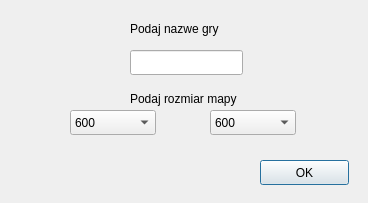
<?xml version="1.0" encoding="UTF-8"?>
<ui version="4.0">
 <class>nowa_gra</class>
 <widget class="QDialog" name="nowa_gra">
  <property name="geometry">
   <rect>
    <x>0</x>
    <y>0</y>
    <width>368</width>
    <height>203</height>
   </rect>
  </property>
  <property name="windowTitle">
   <string>Nowa gra</string>
  </property>
  <widget class="QLineEdit" name="lineEdit">
   <property name="geometry">
    <rect>
     <x>130</x>
     <y>50</y>
     <width>113</width>
     <height>25</height>
    </rect>
   </property>
  </widget>
  <widget class="QLabel" name="label">
   <property name="geometry">
    <rect>
     <x>130</x>
     <y>20</y>
     <width>131</width>
     <height>17</height>
    </rect>
   </property>
   <property name="text">
    <string>Podaj nazwe gry</string>
   </property>
  </widget>
  <widget class="QComboBox" name="comboBox">
   <property name="geometry">
    <rect>
     <x>70</x>
     <y>110</y>
     <width>86</width>
     <height>25</height>
    </rect>
   </property>
   <item>
    <property name="text">
     <string>600</string>
    </property>
   </item>
   <item>
    <property name="text">
     <string>399</string>
    </property>
   </item>
   <item>
    <property name="text">
     <string>900</string>
    </property>
   </item>
  </widget>
  <widget class="QLabel" name="label_2">
   <property name="geometry">
    <rect>
     <x>130</x>
     <y>90</y>
     <width>141</width>
     <height>17</height>
    </rect>
   </property>
   <property name="text">
    <string>Podaj rozmiar mapy</string>
   </property>
  </widget>
  <widget class="QPushButton" name="pushButton">
   <property name="geometry">
    <rect>
     <x>260</x>
     <y>160</y>
     <width>89</width>
     <height>25</height>
    </rect>
   </property>
   <property name="text">
    <string>OK</string>
   </property>
  </widget>
  <widget class="QComboBox" name="comboBox_2">
   <property name="geometry">
    <rect>
     <x>210</x>
     <y>110</y>
     <width>86</width>
     <height>25</height>
    </rect>
   </property>
   <item>
    <property name="text">
     <string>600</string>
    </property>
   </item>
   <item>
    <property name="text">
     <string>300</string>
    </property>
   </item>
   <item>
    <property name="text">
     <string>900</string>
    </property>
   </item>
  </widget>
 </widget>
 <resources/>
 <connections/>
</ui>
